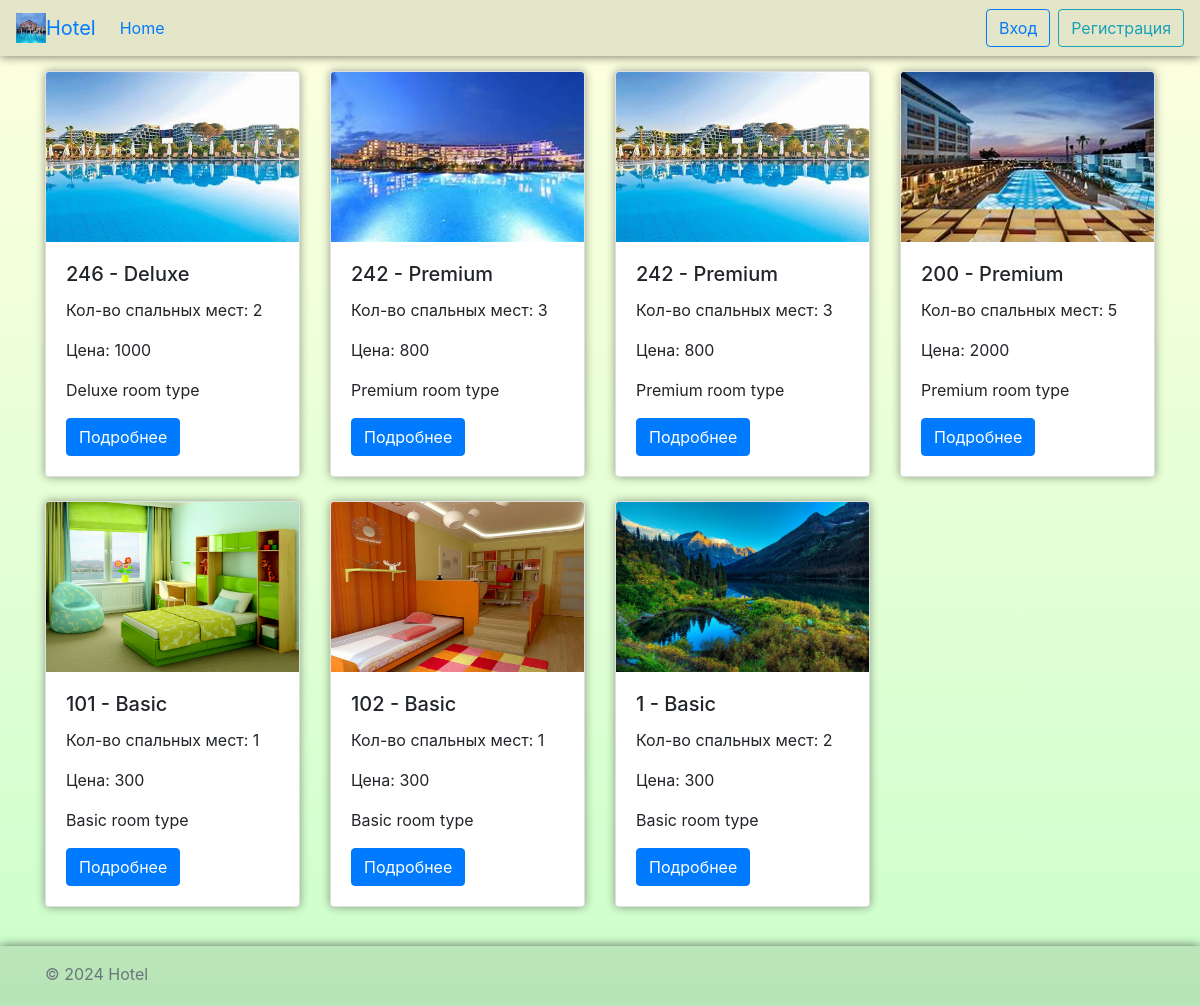
The page / on the database its author committed.
### rooms/models.py (models this page shows, shortened)
class Room(models.Model):
    id = models.AutoField(primary_key=True)
    room_type = models.ForeignKey(RoomType, on_delete=models.CASCADE)
    number = models.IntegerField()
    beds = models.IntegerField()
    price = models.IntegerField()
    is_available = models.BooleanField(default=True)
    image = models.ImageField(upload_to='room_images/', null=True, blank=True)
    description = models.TextField(null=True, blank=True)
    is_deleted = models.BooleanField(default=False)

class RoomType(models.Model):
    id = models.AutoField(primary_key=True)
    name = models.CharField(max_length=50)
    description = models.TextField(null=True, blank=True)

### rooms/views.py (the view, shortened to what this page needs)
# urls.py: path('', views.room_list, name='room_list'),
def room_list(request):
    rooms = Room.objects.filter(is_deleted=False)
    return render(request, 'rooms/room_list.html', {'rooms': rooms})

### templates/rooms/room_list.html (shortened to what this page needs)
{% extends 'layout.html' %}
{% block content %}
    <div class="row justify-content-flex-start column-gap-3">
        {% for room in rooms %}
            <div class="col-sm-6 col-md-4 col-lg-3">
                <div class="card mb-4 box-shadow" style="box-shadow: 0 0 10px rgba(0, 0, 0, 0.4)">
                    <img src="{{ room.image.url }}" class="card-img-top" alt="room image" height="170">
                    <div class="card-body">
                        <h5 class="card-title">{{ room.number }} - {{ room.room_type.name }}</h5>
                        <p class="card-text">Кол-во спальных мест: {{ room.beds }}</p>
                        <p class="card-text">Цена: {{ room.price }}</p>
                        <p class="card-text">{{ room.room_type.description }}</p>
                        <a href="{% url 'room_detail' room_id=room.id %}" class="btn btn-primary">Подробнее</a>
                    </div>
                </div>
            </div>
        {% endfor %}
    </div>
{% endblock %}

### templates/layout.html (style rules this page uses)
body { background: linear-gradient(to bottom, #ffffe0, #ccffcc); }

### rows shown on the page
Room: image (picture), number "246", room_type.name "Deluxe", beds "2", price "1000", room_type.description "Deluxe room type"
Room: image (picture), number "242", room_type.name "Premium", beds "3", price "800", room_type.description "Premium room type"
Room: image (picture), number "242", room_type.name "Premium", beds "3", price "800", room_type.description "Premium room type"
Room: image (picture), number "200", room_type.name "Premium", beds "5", price "2000", room_type.description "Premium room type"
Room: image (picture), number "101", room_type.name "Basic", beds "1", price "300", room_type.description "Basic room type"
Room: image (picture), number "102", room_type.name "Basic", beds "1", price "300", room_type.description "Basic room type"
Room: image (picture), number "1", room_type.name "Basic", beds "2", price "300", room_type.description "Basic room type"
